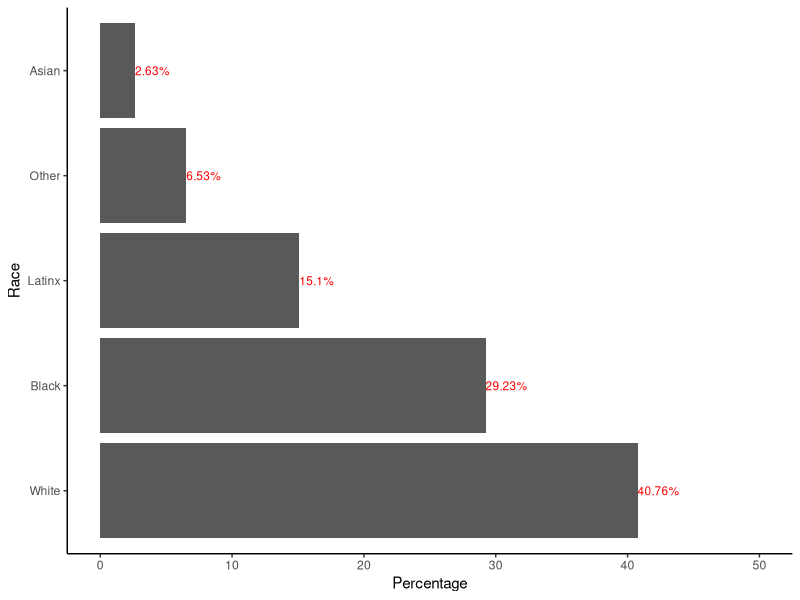
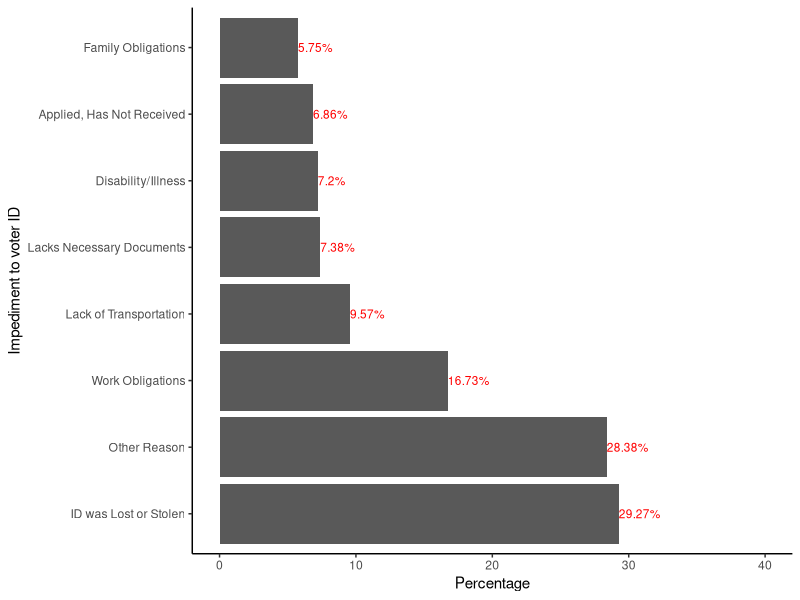
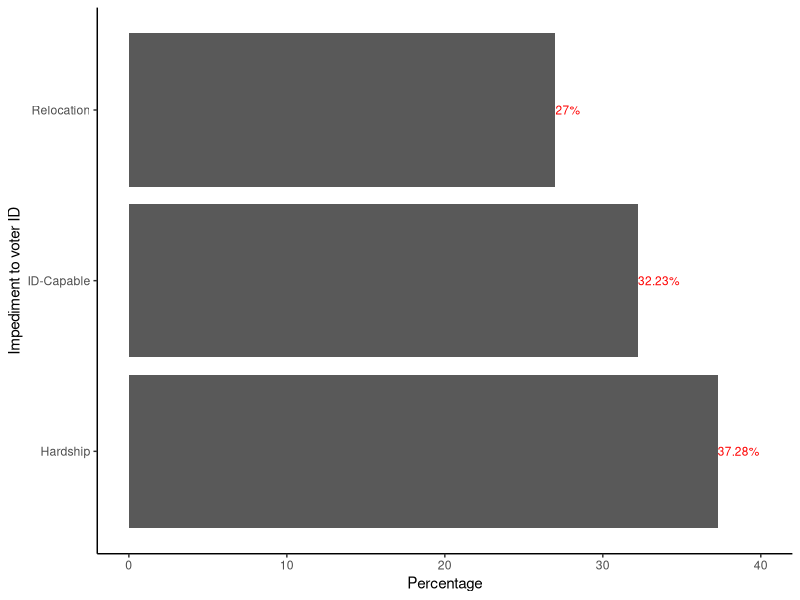
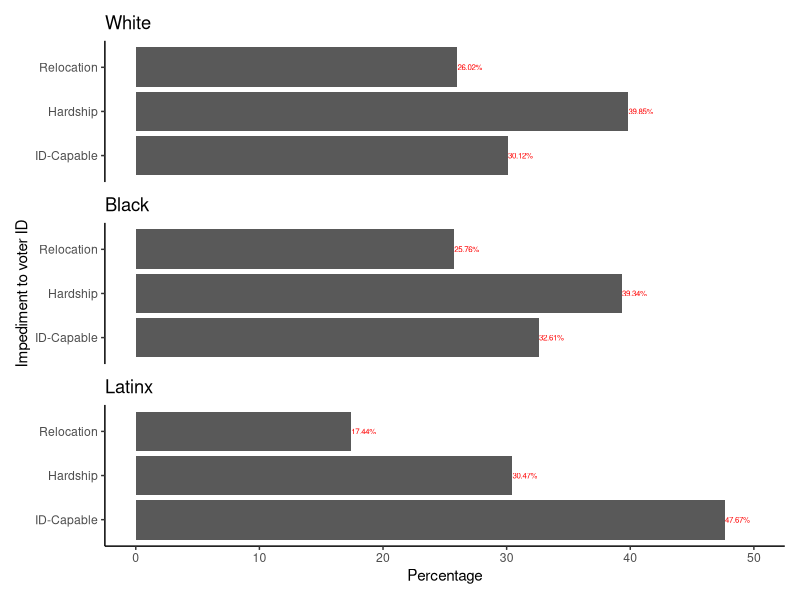
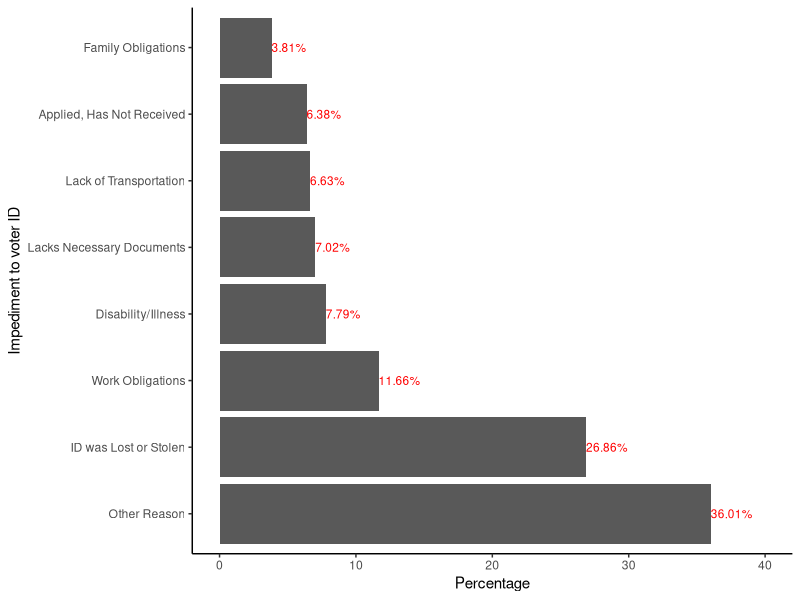
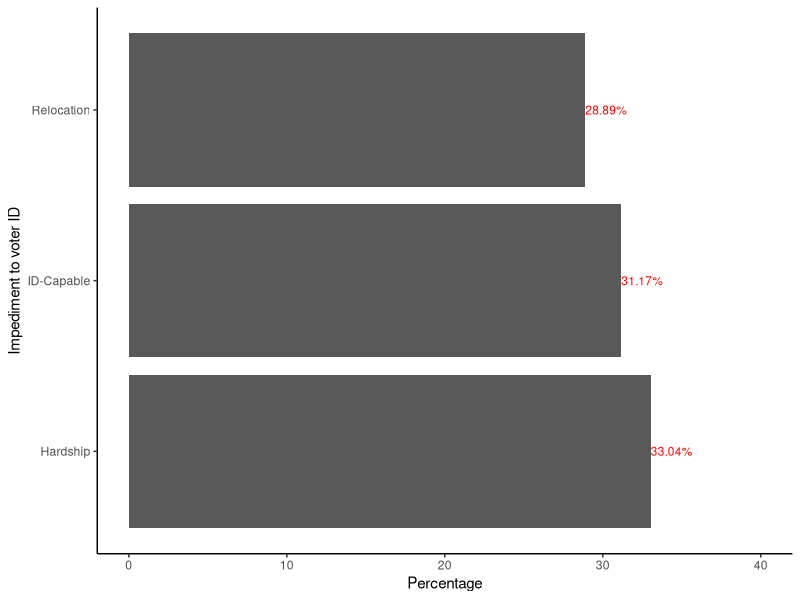
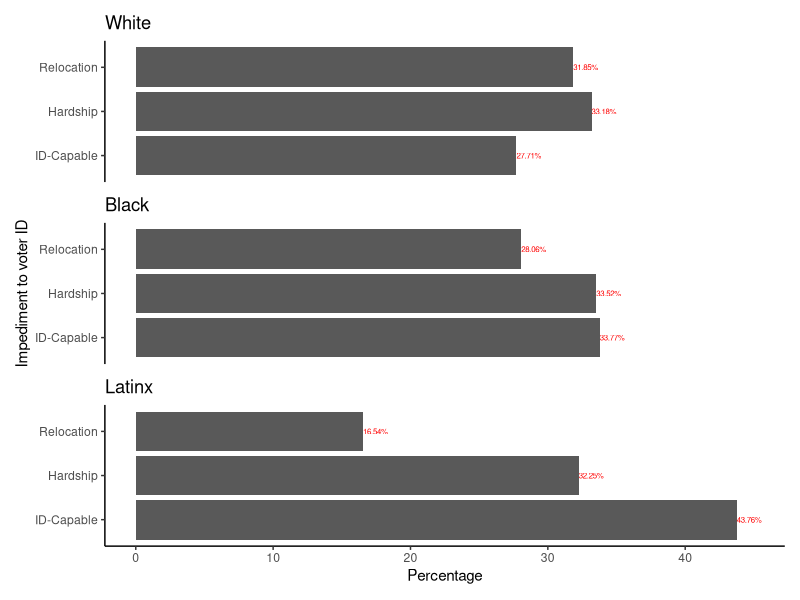

Write R code to recreate these figures, in order.
## ---- chunk 1
#| echo: false
#| warning: false
#| message: false

#### Loading Packages ####

# install.packages("tidyverse")
# install.packages("patchwork")
# install.packages("here")
library(tidyverse)
library(patchwork)
library(here)
## ---- chunk 2
#| echo: false
#| warning: false
#| message: false

# Loading the cleaned data
reasons_data_cleaned <- read_csv(here::here("data/replication/reasons_data_cleaned.csv"))

# Loading the Harris County data
reasons_data_harris <- read_csv(here::here("data/replication/reasons_data_harris.csv"))
## ---- chunk 3
#| echo: false
#| warning: false
#| label: fig-races
#| fig-cap: "Races of Harris County, Texas RID-filers in 2016"

# Some of this code was adapted from Alexander (2023).

# Creating a table containing the races and percentages
fig_races_data <- tibble(
  race = c("White", "Black", "Latinx", "Asian", "Other"),
  percent = round((100 * c(mean(reasons_data_harris$white),
                           mean(reasons_data_harris$black),
                           mean(reasons_data_harris$latino),
                           mean(reasons_data_harris$asian),
                           mean(reasons_data_harris$other_race))), 2))

# Creating data labels to be shown on the graph
fig_races_data_labels <- paste(
  fig_races_data$percent, "%", sep = "")

# Adding the data labels to the data table
fig_races_data <- fig_races_data |>
  mutate(label = fig_races_data_labels)

# Creating the graph
fig_races <-
  ggplot(mapping = aes(x = reorder(fig_races_data$race, fig_races_data$percent,
                                   decreasing = TRUE),
                       y = fig_races_data$percent)) +
  geom_col() +
  theme_classic() +
  labs(x = "Race", y = "Percentage") +
  coord_flip() +
  # The geom_text function used to add the labels to the graph was obtained from
  # R Graphics Cookbook:
  # https://r-graphics.org/recipe-bar-graph-labels
  # The hjust argument used to align the labels was obtained from
  # Cédric Scherer's website:
  # https://www.cedricscherer.com/2021/07/05/a-quick-how-to-on-labelling-bar-graphs-in-ggplot2/
  geom_text(aes(label = fig_races_data$label),
            hjust = c(0, 0, 0, 0, 0),
            colour = "red",
            size = 3) +
  # The expand_limits function used to change the upper limit of the percent
  # axis's scale was obtained from the tidyverse ggplot2 website:
  # https://ggplot2.tidyverse.org/reference/expand_limits.html
  expand_limits(y = 50)

# Displaying the graph
fig_races
## ---- chunk 4
#| echo: false
#| warning: false
#| label: fig-impediments
#| fig-cap: "Voter ID impediments for Harris County, Texas RID-filers in 2016"

# Some of this code was adapted from Alexander (2023).

# Creating a table containing the relevant voter ID reasons and percentages
fig_impediments_data <- tibble(
  reason = c("Family Obligations", "Applied, Has Not Received",
             "Lack of Transportation", "Lacks Necessary Documents",
             "Disability/Illness", "Work Obligations",
             "ID was Lost or Stolen", "Other Reason"),
  percent = round((100 * c(mean(reasons_data_harris$family),
                    mean(reasons_data_harris$applied),
                    mean(reasons_data_harris$transport),
                    mean(reasons_data_harris$birthcert),
                    mean(reasons_data_harris$disability),
                    mean(reasons_data_harris$work),
                    mean(reasons_data_harris$lost),
                    mean(reasons_data_harris$other))), 2))

# Creating data labels to be shown on the graph
fig_impediments_data_labels <- paste(
  fig_impediments_data$percent, "%", sep = "")

# Adding the data labels to the data table
fig_impediments_data <- fig_impediments_data |>
  mutate(label = fig_impediments_data_labels)

# Creating the graph
fig_impediments <-
  ggplot(mapping = aes(x = reorder(fig_impediments_data$reason, fig_impediments_data$percent,
                                   decreasing = TRUE),
                       y = fig_impediments_data$percent)) +
  geom_col() +
  theme_classic() +
  labs(x = "Impediment to voter ID", y = "Percentage") +
  coord_flip() +
  # The geom_text function used to add the labels to the graph was obtained from
  # R Graphics Cookbook:
  # https://r-graphics.org/recipe-bar-graph-labels
  # The hjust argument used to align the labels was obtained from
  # Cédric Scherer's website:
  # https://www.cedricscherer.com/2021/07/05/a-quick-how-to-on-labelling-bar-graphs-in-ggplot2/
  geom_text(aes(label = fig_impediments_data$label),
            hjust = c(0, 0, 0, 0, 0, 0, 0, 0),
            colour = "red",
            size = 3) +
  # The expand_limits function used to change the upper limit of the percent
  # axis's scale was obtained from the tidyverse ggplot2 website:
  # https://ggplot2.tidyverse.org/reference/expand_limits.html
  expand_limits(y = 40)

# Displaying the graph
fig_impediments
## ---- chunk 5
#| echo: false
#| warning: false
#| label: fig-grouped-impediments
#| fig-cap: "Grouped voter ID impediments for Harris County, Texas RID-filers in 2016"

# Some of this code was adapted from Alexander (2023).

# Creating a table containing the relevant voter ID reasons and percentages
fig_grouped_impediments_data <- tibble(
  reason = c("Relocation", "Hardship", "ID-Capable"),
  percent = round((100 * c(mean(reasons_data_harris$relocation),
                           mean(reasons_data_harris$hardship),
                           mean(reasons_data_harris$id_capable))), 2))

# Creating data labels to be shown on the graph
fig_grouped_impediments_data_labels <- paste(
  fig_grouped_impediments_data$percent, "%", sep = "")

# Adding the data labels to the data table
fig_grouped_impediments_data <- fig_grouped_impediments_data |>
  mutate(label = fig_grouped_impediments_data_labels)

# Creating the graph
fig_grouped_impediments <-
  ggplot(mapping = aes(x = reorder(fig_grouped_impediments_data$reason, fig_grouped_impediments_data$percent,
                                   decreasing = TRUE),
                       y = fig_grouped_impediments_data$percent)) +
  geom_col() +
  theme_classic() +
  labs(x = "Impediment to voter ID", y = "Percentage") +
  coord_flip() +
  # The geom_text function used to add the labels to the graph was obtained from
  # R Graphics Cookbook:
  # https://r-graphics.org/recipe-bar-graph-labels
  # The hjust argument used to align the labels was obtained from
  # Cédric Scherer's website:
  # https://www.cedricscherer.com/2021/07/05/a-quick-how-to-on-labelling-bar-graphs-in-ggplot2/
  geom_text(aes(label = fig_grouped_impediments_data$label),
            hjust = c(0, 0, 0),
            colour = "red",
            size = 3) +
  # The expand_limits function used to change the upper limit of the percent
  # axis's scale was obtained from the tidyverse ggplot2 website:
  # https://ggplot2.tidyverse.org/reference/expand_limits.html
  expand_limits(y = 40)

# Displaying the graph
fig_grouped_impediments
## ---- chunk 6
#| echo: false
#| warning: false
#| label: fig-grouped-impediments-race
#| fig-cap: "Grouped voter ID impediments for Harris County, Texas RID-filers in 2016 by race"

# Some of this code was adapted from Alexander (2023).

# Filtering the dataset to only include entries with the race "White"
reasons_data_harris_white <- reasons_data_harris |>
  filter(race == "White")

# Creating a table containing the relevant voter ID reasons and percentages
# for the race "White"
fig_grouped_impediments_race_data_white <- tibble(
  reason = c("Relocation", "Hardship", "ID-Capable"),
  percent = round((100 * c(mean(reasons_data_harris_white$relocation),
                           mean(reasons_data_harris_white$hardship),
                           mean(reasons_data_harris_white$id_capable))), 2))

# Creating data labels to be shown on the graph for the race "White"
fig_grouped_impediments_race_data_white_labels <- paste(
  fig_grouped_impediments_race_data_white$percent, "%", sep = "")

# Adding the data labels to the data table for the race "White"
fig_grouped_impediments_race_data_white <- fig_grouped_impediments_race_data_white |>
  mutate(label = fig_grouped_impediments_race_data_white_labels)

# Creating the graph for the race "White"
fig_grouped_impediments_race_white <-
  ggplot(mapping = aes(x = fig_grouped_impediments_race_data_white$reason,
                       y = fig_grouped_impediments_race_data_white$percent)) +
  geom_col() +
  theme_classic() +
  labs(x = "Impediment to voter ID", y = "Percentage") +
  scale_x_discrete(limits = c("ID-Capable", "Hardship", "Relocation")) +
  coord_flip() +
  # The geom_text function used to add the labels to the graph was obtained from
  # R Graphics Cookbook:
  # https://r-graphics.org/recipe-bar-graph-labels
  # The hjust argument used to align the labels was obtained from
  # Cédric Scherer's website:
  # https://www.cedricscherer.com/2021/07/05/a-quick-how-to-on-labelling-bar-graphs-in-ggplot2/
  geom_text(aes(label = fig_grouped_impediments_race_data_white$label),
            hjust = c(0, 0, 0),
            colour = "red",
            size = 2) +
  ggtitle("White") +
  # The expand_limits function used to change the upper limit of the percent
  # axis's scale was obtained from the tidyverse ggplot2 website:
  # https://ggplot2.tidyverse.org/reference/expand_limits.html
  expand_limits(y = 50)

# Filtering the dataset to only include entries with the race "Black"
reasons_data_harris_black <- reasons_data_harris |>
  filter(race == "Black")

# Creating a table containing the relevant voter ID reasons and percentages
# for the race "Black"
fig_grouped_impediments_race_data_black <- tibble(
  reason = c("Relocation", "Hardship", "ID-Capable"),
  percent = round((100 * c(mean(reasons_data_harris_black$relocation),
                           mean(reasons_data_harris_black$hardship),
                           mean(reasons_data_harris_black$id_capable))), 2))

# Creating data labels to be shown on the graph for the race "Black"
fig_grouped_impediments_race_data_black_labels <- paste(
  fig_grouped_impediments_race_data_black$percent, "%", sep = "")

# Adding the data labels to the data table for the race "Black"
fig_grouped_impediments_race_data_black <- fig_grouped_impediments_race_data_black |>
  mutate(label = fig_grouped_impediments_race_data_black_labels)

# Creating the graph for the race "Black"
fig_grouped_impediments_race_black <-
  ggplot(mapping = aes(x = fig_grouped_impediments_race_data_black$reason,
                       y = fig_grouped_impediments_race_data_black$percent)) +
  geom_col() +
  theme_classic() +
  labs(x = "Impediment to voter ID", y = "Percentage") +
  scale_x_discrete(limits = c("ID-Capable", "Hardship", "Relocation")) +
  coord_flip() +
  # The geom_text function used to add the labels to the graph was obtained from
  # R Graphics Cookbook:
  # https://r-graphics.org/recipe-bar-graph-labels
  # The hjust argument used to align the labels was obtained from
  # Cédric Scherer's website:
  # https://www.cedricscherer.com/2021/07/05/a-quick-how-to-on-labelling-bar-graphs-in-ggplot2/
  geom_text(aes(label = fig_grouped_impediments_race_data_black$label),
            hjust = c(0, 0, 0),
            colour = "red",
            size = 2) +
  ggtitle("Black") +
  # The expand_limits function used to change the upper limit of the percent
  # axis's scale was obtained from the tidyverse ggplot2 website:
  # https://ggplot2.tidyverse.org/reference/expand_limits.html
  expand_limits(y = 50)

# Filtering the dataset to only include entries with the race "Latinx"
reasons_data_harris_latinx <- reasons_data_harris |>
  filter(race == "Latinx")

# Creating a table containing the relevant voter ID reasons and percentages
# for the race "Latinx"
fig_grouped_impediments_race_data_latinx <- tibble(
  reason = c("Relocation", "Hardship", "ID-Capable"),
  percent = round((100 * c(mean(reasons_data_harris_latinx$relocation),
                           mean(reasons_data_harris_latinx$hardship),
                           mean(reasons_data_harris_latinx$id_capable))), 2))

# Creating data labels to be shown on the graph for the race "Latinx"
fig_grouped_impediments_race_data_latinx_labels <- paste(
  fig_grouped_impediments_race_data_latinx$percent, "%", sep = "")

# Adding the data labels to the data table for the race "Latinx"
fig_grouped_impediments_race_data_latinx <- fig_grouped_impediments_race_data_latinx |>
  mutate(label = fig_grouped_impediments_race_data_latinx_labels)

# Creating the graph for the race "Latinx"
fig_grouped_impediments_race_latinx <-
  ggplot(mapping = aes(x = fig_grouped_impediments_race_data_latinx$reason,
                       y = fig_grouped_impediments_race_data_latinx$percent)) +
  geom_col() +
  theme_classic() +
  labs(x = "Impediment to voter ID", y = "Percentage") +
  scale_x_discrete(limits = c("ID-Capable", "Hardship", "Relocation")) +
  coord_flip() +
  # The geom_text function used to add the labels to the graph was obtained from
  # R Graphics Cookbook:
  # https://r-graphics.org/recipe-bar-graph-labels
  # The hjust argument used to align the labels was obtained from
  # Cédric Scherer's website:
  # https://www.cedricscherer.com/2021/07/05/a-quick-how-to-on-labelling-bar-graphs-in-ggplot2/
  geom_text(aes(label = fig_grouped_impediments_race_data_latinx$label),
            hjust = c(0, 0, 0),
            colour = "red",
            size = 2) +
  ggtitle("Latinx") +
  # The expand_limits function used to change the upper limit of the percent
  # axis's scale was obtained from the tidyverse ggplot2 website:
  # https://ggplot2.tidyverse.org/reference/expand_limits.html
  expand_limits(y = 50)

# Combining the graphs for the three races into one graph
fig_grouped_impediments_race <- (fig_grouped_impediments_race_white) / (fig_grouped_impediments_race_black) / (fig_grouped_impediments_race_latinx)

# Combining the axis labels on the combined graph
fig_grouped_impediments_race <- fig_grouped_impediments_race +
  plot_layout(axes = "collect")

# Displaying the graph
fig_grouped_impediments_race
## ---- chunk 7
#| echo: false
#| warning: false
#| label: fig-2
#| fig-cap: "Voter ID impediments for Texas RID-filers in 2016 (reproduction of Figure 2 from Fraga and Miller (2022))"

# Some of this code was adapted from Alexander (2023).

# Replication of Figure 2 from the paper (Fraga and Miller 2022)

# Creating a table containing the relevant voter ID reasons and percentages
figure_2_data <- tibble(
  reason = c("Family Obligations", "Applied, Has Not Received",
             "Lack of Transportation", "Lacks Necessary Documents",
             "Disability/Illness", "Work Obligations",
             "ID was Lost or Stolen", "Other Reason"),
  percent = round((100 * c(mean(reasons_data_cleaned$family),
                    mean(reasons_data_cleaned$applied),
                    mean(reasons_data_cleaned$transport),
                    mean(reasons_data_cleaned$birthcert),
                    mean(reasons_data_cleaned$disability),
                    mean(reasons_data_cleaned$work),
                    mean(reasons_data_cleaned$lost),
                    mean(reasons_data_cleaned$other))), 2))

# Creating data labels to be shown on the graph
figure_2_data_labels <- paste(
  figure_2_data$percent, "%", sep = "")

# Adding the data labels to the data table
figure_2_data <- figure_2_data |>
  mutate(label = figure_2_data_labels)

# Creating the replicated graph
figure_2_replication <-
  ggplot(mapping = aes(x = reorder(figure_2_data$reason, figure_2_data$percent,
                                   decreasing = TRUE),
                       y = figure_2_data$percent)) +
  geom_col() +
  theme_classic() +
  labs(x = "Impediment to voter ID", y = "Percentage") +
  coord_flip() +
  # The geom_text function used to add the labels to the graph was obtained from
  # R Graphics Cookbook:
  # https://r-graphics.org/recipe-bar-graph-labels
  # The hjust argument used to align the labels was obtained from
  # Cédric Scherer's website:
  # https://www.cedricscherer.com/2021/07/05/a-quick-how-to-on-labelling-bar-graphs-in-ggplot2/
  geom_text(aes(label = figure_2_data$label),
            hjust = c(0, 0, 0, 0, 0, 0, 0, 0),
            colour = "red",
            size = 3) +
  # The expand_limits function used to change the upper limit of the percent
  # axis's scale was obtained from the tidyverse ggplot2 website:
  # https://ggplot2.tidyverse.org/reference/expand_limits.html
  expand_limits(y = 40)

# Displaying the replicated graph
figure_2_replication
## ---- chunk 8
#| echo: false
#| warning: false
#| label: fig-3
#| fig-cap: "Grouped voter ID impediments for Texas RID-filers in 2016 (reproduction of Figure 3 from Fraga and Miller (2022))"

# Some of this code was adapted from Alexander (2023).

# Replication of Figure 3 from the paper (Fraga and Miller 2022)

# Creating a table containing the relevant voter ID reasons and percentages
figure_3_data <- tibble(
  reason = c("Relocation", "Hardship", "ID-Capable"),
  percent = round((100 * c(mean(reasons_data_cleaned$relocation),
                           mean(reasons_data_cleaned$hardship),
                           mean(reasons_data_cleaned$id_capable))), 2))

# Creating data labels to be shown on the graph
figure_3_data_labels <- paste(
  figure_3_data$percent, "%", sep = "")

# Adding the data labels to the data table
figure_3_data <- figure_3_data |>
  mutate(label = figure_3_data_labels)

# Creating the replicated graph
figure_3_replication <-
  ggplot(mapping = aes(x = reorder(figure_3_data$reason, figure_3_data$percent,
                                   decreasing = TRUE),
                       y = figure_3_data$percent)) +
  geom_col() +
  theme_classic() +
  labs(x = "Impediment to voter ID", y = "Percentage") +
  coord_flip() +
  # The geom_text function used to add the labels to the graph was obtained from
  # R Graphics Cookbook:
  # https://r-graphics.org/recipe-bar-graph-labels
  # The hjust argument used to align the labels was obtained from
  # Cédric Scherer's website:
  # https://www.cedricscherer.com/2021/07/05/a-quick-how-to-on-labelling-bar-graphs-in-ggplot2/
  geom_text(aes(label = figure_3_data$label),
            hjust = c(0, 0, 0),
            colour = "red",
            size = 3) +
  # The expand_limits function used to change the upper limit of the percent
  # axis's scale was obtained from the tidyverse ggplot2 website:
  # https://ggplot2.tidyverse.org/reference/expand_limits.html
  expand_limits(y = 40)

# Displaying the replicated graph
figure_3_replication
## ---- chunk 9
#| echo: false
#| warning: false
#| label: fig-a2
#| fig-cap: "Grouped voter ID impediments for Texas RID-filers in 2016 by race (reproduction of Figure A2 from Fraga and Miller (2022))"

# Some of this code was adapted from Alexander (2023).

# Replication of Figure A2 from the paper (Fraga and Miller 2022)

# Filtering the cleaned dataset to only include entries with the race "White"
reasons_data_cleaned_white <- reasons_data_cleaned |>
  filter(race == "White")

# Creating a table containing the relevant voter ID reasons and percentages
# for the race "White"
figure_a2_data_white <- tibble(
  reason = c("Relocation", "Hardship", "ID-Capable"),
  percent = round((100 * c(mean(reasons_data_cleaned_white$relocation),
                           mean(reasons_data_cleaned_white$hardship),
                           mean(reasons_data_cleaned_white$id_capable))), 2))

# Creating data labels to be shown on the graph for the race "White"
figure_a2_data_white_labels <- paste(
  figure_a2_data_white$percent, "%", sep = "")

# Adding the data labels to the data table for the race "White"
figure_a2_data_white <- figure_a2_data_white |>
  mutate(label = figure_a2_data_white_labels)

# Creating the replicated graph for the race "White"
figure_a2_white_replication <-
  ggplot(mapping = aes(x = figure_a2_data_white$reason,
                       y = figure_a2_data_white$percent)) +
  geom_col() +
  theme_classic() +
  labs(x = "Impediment to voter ID", y = "Percentage") +
  scale_x_discrete(limits = c("ID-Capable", "Hardship", "Relocation")) +
  coord_flip() +
  # The geom_text function used to add the labels to the graph was obtained from
  # R Graphics Cookbook:
  # https://r-graphics.org/recipe-bar-graph-labels
  # The hjust argument used to align the labels was obtained from
  # Cédric Scherer's website:
  # https://www.cedricscherer.com/2021/07/05/a-quick-how-to-on-labelling-bar-graphs-in-ggplot2/
  geom_text(aes(label = figure_a2_data_white$label),
            hjust = c(0, 0, 0),
            colour = "red",
            size = 2) +
  ggtitle("White") +
  # The expand_limits function used to change the upper limit of the percent
  # axis's scale was obtained from the tidyverse ggplot2 website:
  # https://ggplot2.tidyverse.org/reference/expand_limits.html
  expand_limits(y = 45)

# Filtering the cleaned dataset to only include entries with the race "Black"
reasons_data_cleaned_black <- reasons_data_cleaned |>
  filter(race == "Black")

# Creating a table containing the relevant voter ID reasons and percentages
# for the race "Black"
figure_a2_data_black <- tibble(
  reason = c("Relocation", "Hardship", "ID-Capable"),
  percent = round((100 * c(mean(reasons_data_cleaned_black$relocation),
                           mean(reasons_data_cleaned_black$hardship),
                           mean(reasons_data_cleaned_black$id_capable))), 2))

# Creating data labels to be shown on the graph for the race "Black"
figure_a2_data_black_labels <- paste(
  figure_a2_data_black$percent, "%", sep = "")

# Adding the data labels to the data table for the race "Black"
figure_a2_data_black <- figure_a2_data_black |>
  mutate(label = figure_a2_data_black_labels)

# Creating the replicated graph for the race "Black"
figure_a2_black_replication <-
  ggplot(mapping = aes(x = figure_a2_data_black$reason,
                       y = figure_a2_data_black$percent)) +
  geom_col() +
  theme_classic() +
  labs(x = "Impediment to voter ID", y = "Percentage") +
  scale_x_discrete(limits = c("ID-Capable", "Hardship", "Relocation")) +
  coord_flip() +
  # The geom_text function used to add the labels to the graph was obtained from
  # R Graphics Cookbook:
  # https://r-graphics.org/recipe-bar-graph-labels
  # The hjust argument used to align the labels was obtained from
  # Cédric Scherer's website:
  # https://www.cedricscherer.com/2021/07/05/a-quick-how-to-on-labelling-bar-graphs-in-ggplot2/
  geom_text(aes(label = figure_a2_data_black$label),
            hjust = c(0, 0, 0),
            colour = "red",
            size = 2) +
  ggtitle("Black") +
  # The expand_limits function used to change the upper limit of the percent
  # axis's scale was obtained from the tidyverse ggplot2 website:
  # https://ggplot2.tidyverse.org/reference/expand_limits.html
  expand_limits(y = 45)

# Filtering the cleaned dataset to only include entries with the race "Latinx"
reasons_data_cleaned_latinx <- reasons_data_cleaned |>
  filter(race == "Latinx")

# Creating a table containing the relevant voter ID reasons and percentages
# for the race "Latinx"
figure_a2_data_latinx <- tibble(
  reason = c("Relocation", "Hardship", "ID-Capable"),
  percent = round((100 * c(mean(reasons_data_cleaned_latinx$relocation),
                           mean(reasons_data_cleaned_latinx$hardship),
                           mean(reasons_data_cleaned_latinx$id_capable))), 2))

# Creating data labels to be shown on the graph for the race "Latinx"
figure_a2_data_latinx_labels <- paste(
  figure_a2_data_latinx$percent, "%", sep = "")

# Adding the data labels to the data table for the race "Latinx"
figure_a2_data_latinx <- figure_a2_data_latinx |>
  mutate(label = figure_a2_data_latinx_labels)

# Creating the replicated graph for the race "Latinx"
figure_a2_latinx_replication <-
  ggplot(mapping = aes(x = figure_a2_data_latinx$reason,
                       y = figure_a2_data_latinx$percent)) +
  geom_col() +
  theme_classic() +
  labs(x = "Impediment to voter ID", y = "Percentage") +
  scale_x_discrete(limits = c("ID-Capable", "Hardship", "Relocation")) +
  coord_flip() +
  # The geom_text function used to add the labels to the graph was obtained from
  # R Graphics Cookbook:
  # https://r-graphics.org/recipe-bar-graph-labels
  # The hjust argument used to align the labels was obtained from
  # Cédric Scherer's website:
  # https://www.cedricscherer.com/2021/07/05/a-quick-how-to-on-labelling-bar-graphs-in-ggplot2/
  geom_text(aes(label = figure_a2_data_latinx$label),
            hjust = c(0, 0, 0),
            colour = "red",
            size = 2) +
  ggtitle("Latinx") +
  # The expand_limits function used to change the upper limit of the percent
  # axis's scale was obtained from the tidyverse ggplot2 website:
  # https://ggplot2.tidyverse.org/reference/expand_limits.html
  expand_limits(y = 45)

# Combining the graphs for the three races into one graph
figure_a2_replication <- (figure_a2_white_replication) / (figure_a2_black_replication) / (figure_a2_latinx_replication)

# Combining the axis labels on the combined graph
figure_a2_replication <- figure_a2_replication +
  plot_layout(axes = "collect")

# Displaying the replicated graph
figure_a2_replication
